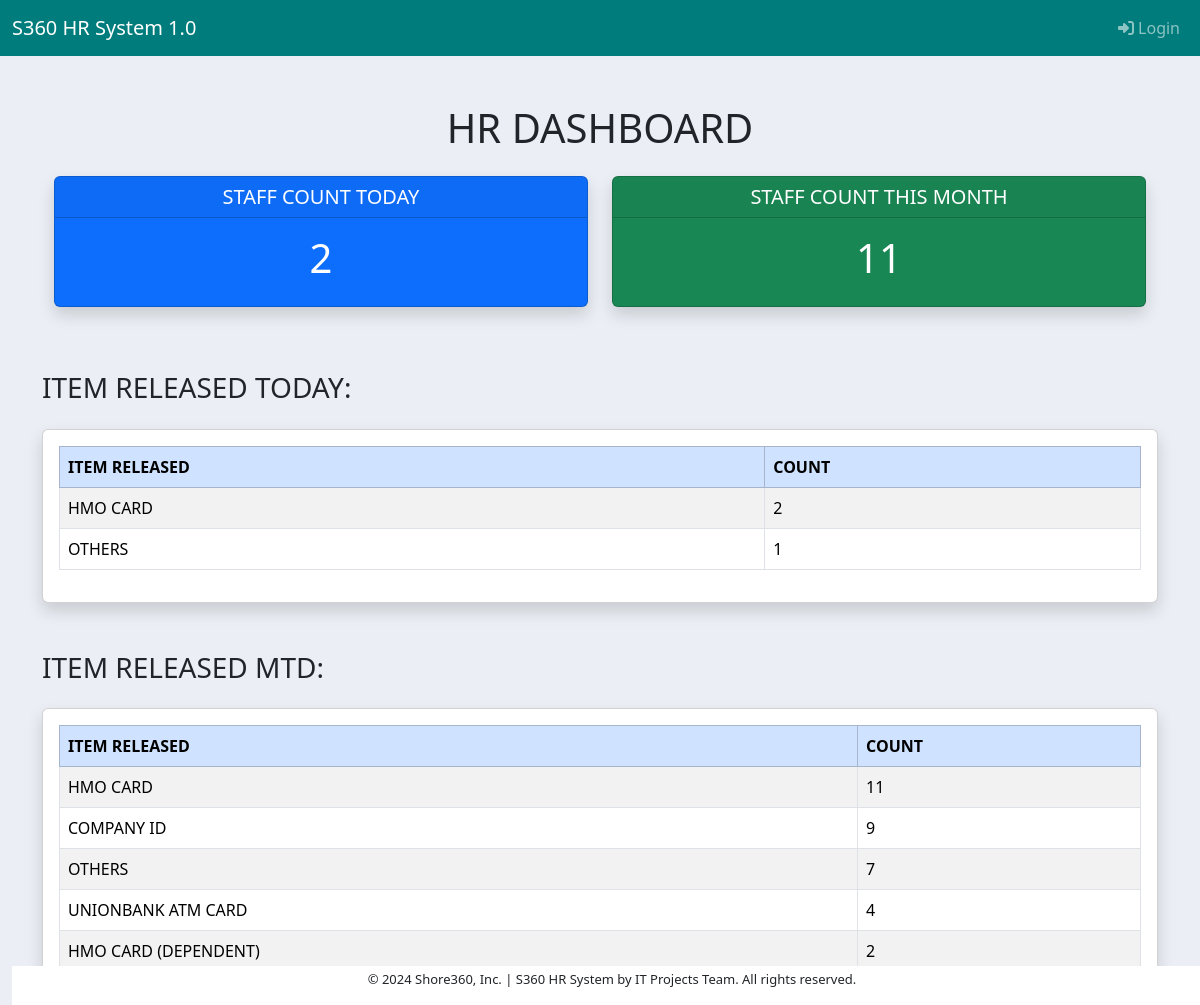
/dashboard/, run on the app's committed database.
### receiving_app/models.py (models this page shows, shortened)
class Component(models.Model):
    component = models.CharField(max_length=200)
    class Meta:
        ordering = ["component"]

### dashboard/views.py (the view)
# urls.py: path('dashboard/', dashboard_views.dashboard, name='dashboard'),
def dashboard(request):
    now = datetime.datetime.now()
    current_year = now.year
    current_month = now.month
    today = now.date()
    transaction_today = Statistics.objects.filter(date__date=today).count()
    transaction_month = Statistics.objects.filter(date__year=current_year, date__month=current_month).count()
    monthly_records = Statistics.objects.filter(date__year=current_year, date__month=current_month)
    component_stat = (Employee_Record.objects
                      .filter(date__date=today)
                      .values('component__component')
                      .annotate(total_count=Sum('count'))
                      .order_by('-total_count'))
    component_stat_month = (Employee_Record.objects
                            .filter(date__year=current_year, date__month=current_month)
                            .values('component__component')
                            .annotate(total_count=Sum('count'))
                            .order_by('-total_count'))
    context = {
        'transaction_month': transaction_month,
        'transaction_today': transaction_today,
        'component_stat': component_stat,
        'component_stat_month': component_stat_month
    }
    return render(request, 'dashboard/dashboard.html', context)

### dashboard/templates/dashboard/dashboard.html (shortened to what this page needs)
{% extends 'base.html'  %}
{% block content %}
<div class="container">
<div class="dasboard-title mt-5 pb-3">
    <h1><center>HR DASHBOARD</center> </h1>
</div>
<div class="container text-center">
    <div class="row">
      <div class="col-6">
        <div class="card text-bg-primary mb-3 shadow fade show">
            <h5 class="card-header">STAFF COUNT TODAY</h5>
            <div class="card-body">
              <h1 class="card-title">{{ transaction_today }}</h1>
            </div>
          </div>
      </div>
      <div class="col-6">
        <div class="card text-bg-success shadow fade show">
            <h5 class="card-header ">STAFF COUNT THIS MONTH</h5>
            <div class="card-body">
                <h1 class="card-title">{{ transaction_month }}</h1>
            </div>
          </div>
      </div>
    </div>
</div>
<div class="dasboard-title mt-5 pb-3">
  <h3>ITEM RELEASED TODAY: </h3>
</div>
<div class="row">
  <div class="col-12">
        <div class="card card-body shadow fade show">
          <table class="table table-bordered table-hover table-striped">
                <thead class="table-primary">
                  <tr>
                    <th scope="col">ITEM RELEASED</th>
                    <th scope="col">COUNT</th>
                  </tr>
                </thead>
                <tbody>
                  {% for item in component_stat %}
                  <tr>
                    <td>{{ item.component__component }}</td>
                    <td>{{ item.total_count }}</td>
                  </tr>
                  {% empty %}
                  <td>There has been no availment today so far.</td>
                  <td></td>
                  {% endfor %}
                </tbody>
              </table>
        </div>
  </div>
</div>
<div class="dasboard-title mt-5 pb-3">
  <h3>ITEM RELEASED MTD: </h3>
</div>
<div class="row">
  <div class="col-12">
        <div class="card card-body shadow fade show">
          <table class="table table-bordered table-hover table-striped">
                <thead class="table-primary">
                  <tr>
                    <th scope="col">ITEM RELEASED</th>
                    <th scope="col">COUNT</th>
                  </tr>
                </thead>
                <tbody>
                  {% for item in component_stat_month %}
                  <tr>
                    <td>{{ item.component__component }}</td>
                    <td>{{ item.total_count }}</td>
                  </tr>
                  {% empty %}
                  <td>There has been no availment today so far.</td>
                  <td></td>
                  {% endfor %}
                </tbody>
              </table>
        </div>
  </div>
</div>
{% endblock content %}

### templates/base.html (shortened to what this page needs)
<!doctype html>
{% load static %}
<html lang="en">
  <head>
    <link href="https://cdn.jsdelivr.net/npm/bootstrap@5.3.3/dist/css/bootstrap.min.css" rel="stylesheet">
    <link href="{% static 'mystyle.css' %}" rel="stylesheet">
    <link href="https://cdn.jsdelivr.net/npm/select2@4.1.0-rc.0/dist/css/select2.min.css" rel="stylesheet" />
  </head>
  <body>
    {% include 'navbar.html' %}
    <div class="container-fluid">
      {% block content %}
      {% endblock content %}
    </div>
    <footer class="pt-1">
      <div id="myfooter">
      <p>© 2024 Shore360, Inc. | S360 HR System by IT Projects Team. All rights reserved. </p>
      </div>
    </footer>
    <link rel="stylesheet" href="https://cdnjs.cloudflare.com/ajax/libs/font-awesome/6.5.2/css/all.min.css" />
  </body>
</html>

### templates/navbar.html (shortened to what this page needs)
<nav class="navbar navbar-expand-lg navbar-dark" style="background-color: #007C7C;">
    <div class="container-fluid">
      <a class="navbar-brand" href="">S360 HR System 1.0</a>
        <ul class="navbar-nav ml-auto">
        {% if user.is_authenticated %}
        <h5 id="hi-name"><i class="fa-solid fa-circle-user"></i> Hi {{ user.username }}!</h5>
          <li class="nav-item">
            <a class="nav-link" href="{% url 'user-logout' %}" ><i class="fa-solid fa-right-from-bracket"></i> Logout</a>
          </li>
        {% else %}
          <li class="nav-item">
            <a class="nav-link" href="{% url 'user-login' %}" ><i class="fa-solid fa-right-to-bracket"></i> Login</a>
          </li>
        </ul>
        {% endif %}
      </div>
  </nav>

### static/mystyle.css (style rules this page uses)
footer { background-color: #FFF; font-size: small; position: fixed; bottom: 0px; width: 400px; text-align: center; width: 100%; }
body { background-color: #ebeff5; }

### data on the page
Component: component__component "HMO CARD", total_count "2", total_count "11"
Component: component__component "OTHERS", total_count "1", total_count "7"
Component: component__component "COMPANY ID", total_count "9"
Component: component__component "UNIONBANK ATM CARD", total_count "4"
Component: component__component "HMO CARD (DEPENDENT)", total_count "2"

### other printed values
{{ transaction_today }} "2"
{{ transaction_month }} "11"
